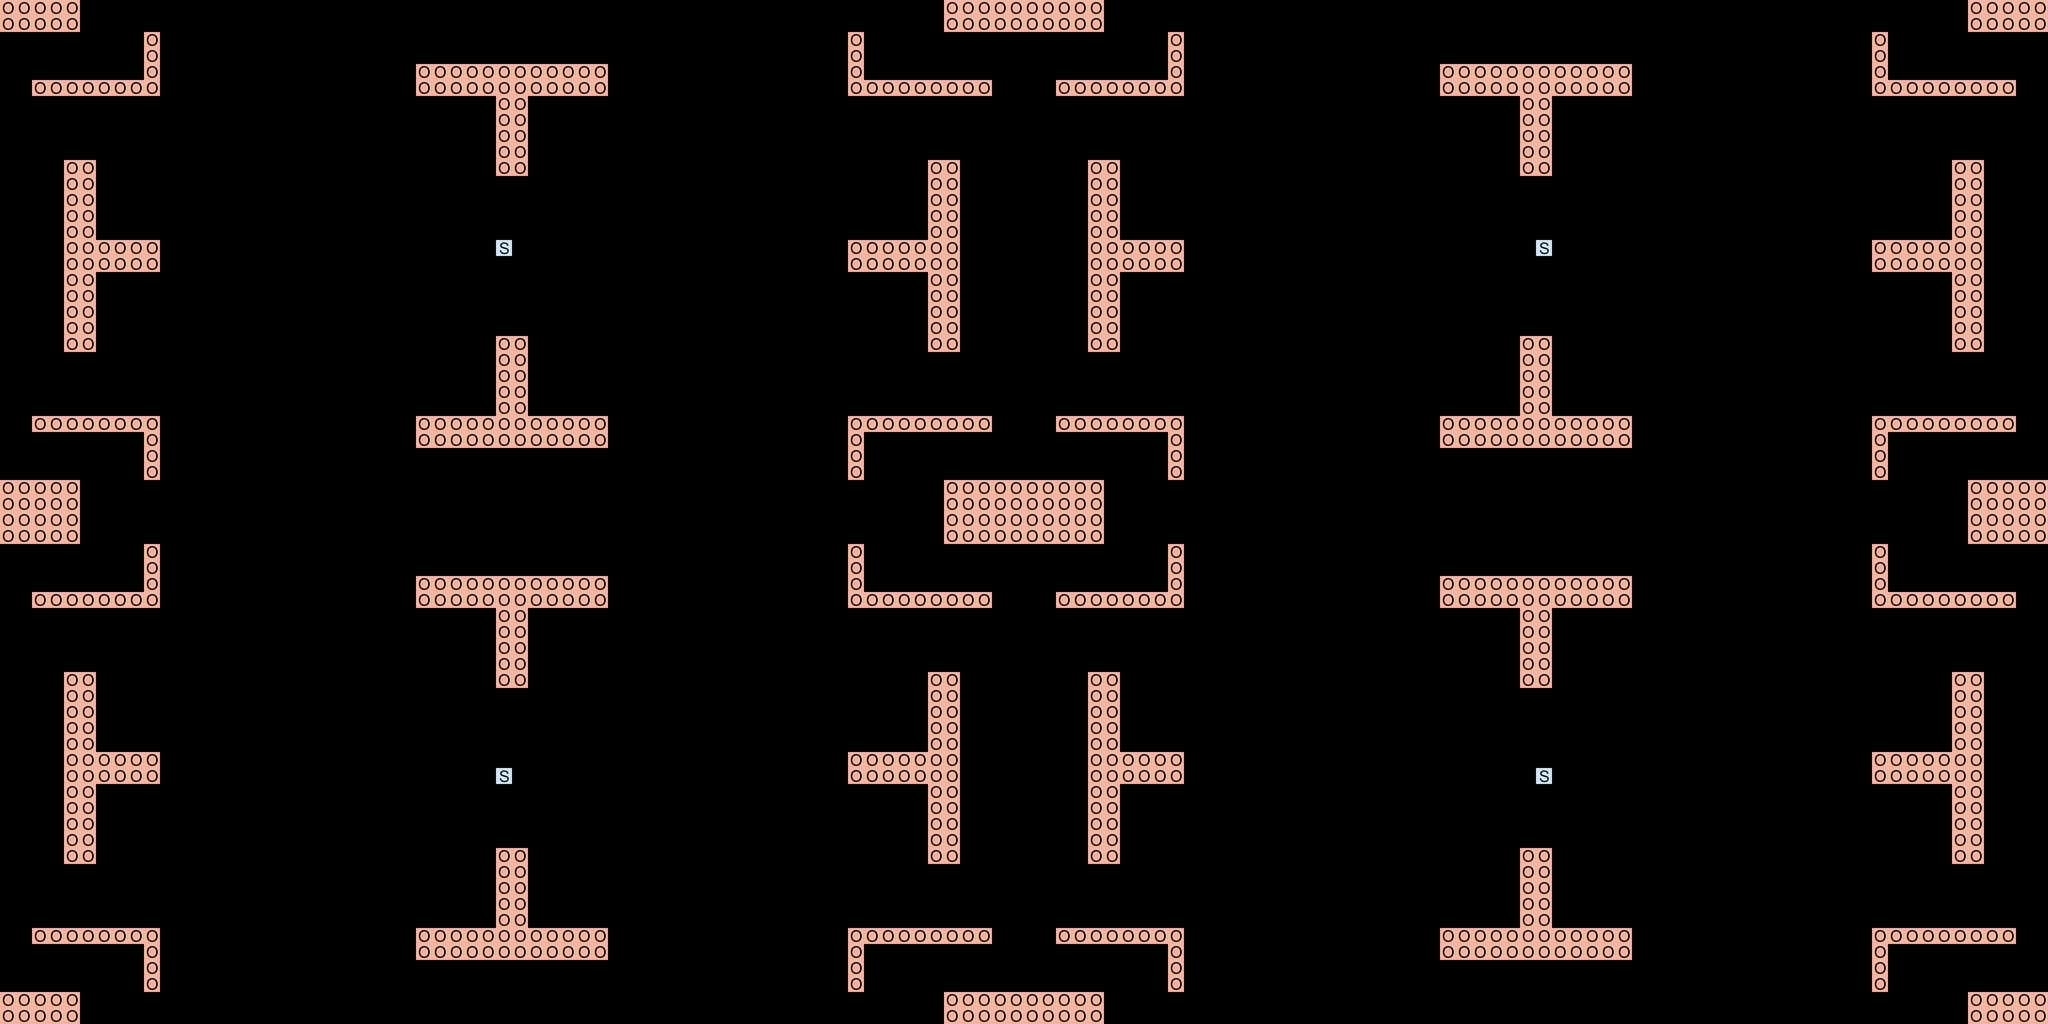

Below is a game level as drawn by its tile map, then a one-line description and the .tmx that defines it (tile-layer data replaced by summaries):
An orthogonal 128x64 tile map with 64x64 px tiles, 1 tile layer (Tile Layer 1), 2 tilesets.

<map version="1.0" orientation="orthogonal" renderorder="left-down" width="128" height="64" tilewidth="64" tileheight="64" nextobjectid="1">
 <tileset firstgid="1" name="OOB" tilewidth="64" tileheight="64" tilecount="1" columns="1">
  <image source="Tiles/OutOfBounds.png" trans="ff00ff" width="64" height="64" />
 </tileset>
 <tileset firstgid="2" name="Spawn" tilewidth="64" tileheight="64" tilecount="1" columns="1">
  <image source="Tiles/Spawn.png" trans="ff00ff" width="64" height="64" />
 </tileset>
 <layer name="Tile Layer 1" width="128" height="64">
  <data>[8192 cells, 884 non-empty, 2 distinct tile ids]</data>
 </layer>
</map>
